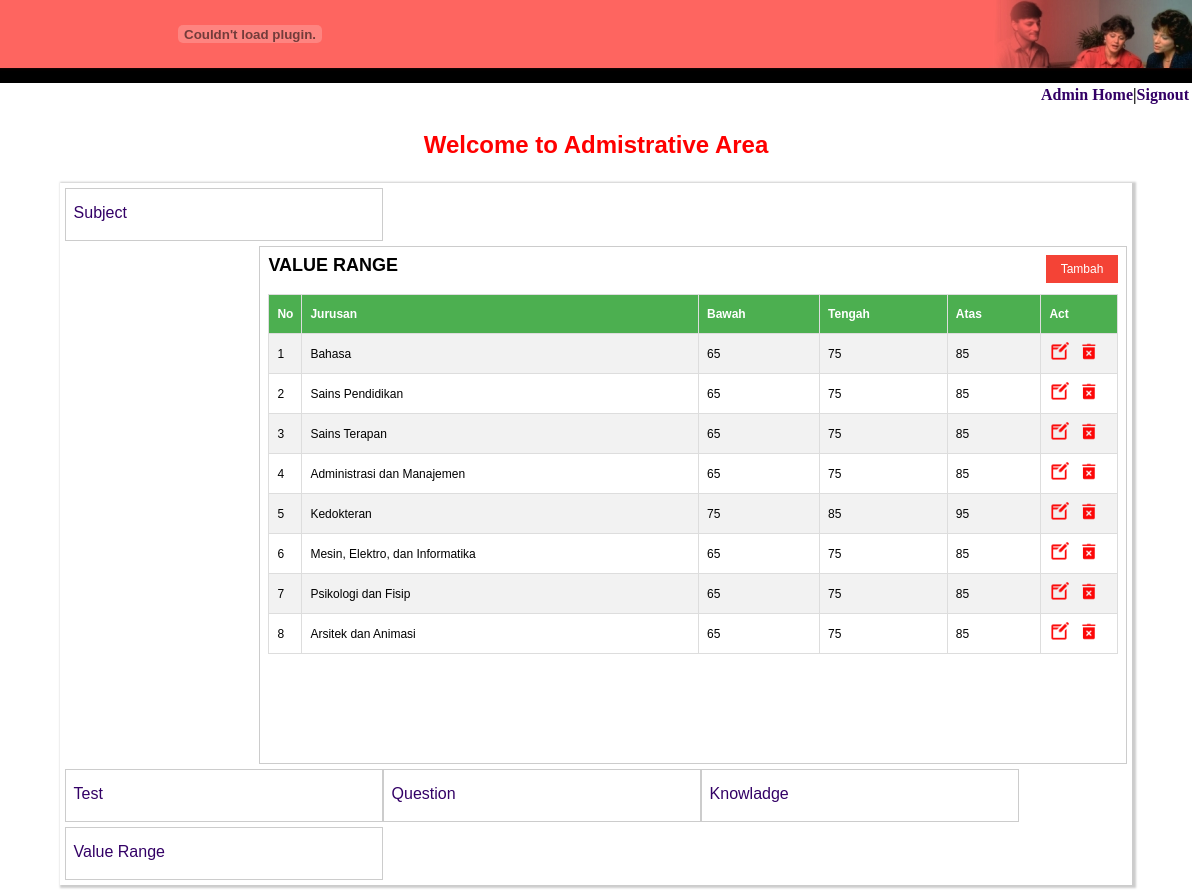
The page /admin/login.php?page=range (signed in) on the database its author committed.
### tables this page shows
CREATE TABLE `mst_valueakred` (
  `id_akre` varchar(11) NOT NULL,
  `id_knowledge` varchar(11) NOT NULL,
  `bawah_akre` int(3) NOT NULL,
  `tengah_akre` int(3) NOT NULL,
  `atas_akre` int(3) NOT NULL
);

CREATE TABLE `mst_knowledge` (
  `id_knowledge` varchar(11) NOT NULL,
  `jurusan_know` varchar(35) NOT NULL,
  `NLsub1_know` varchar(11) NOT NULL,
  `NLsub2_know` varchar(11) NOT NULL,
  `NLsub3_know` varchar(11) NOT NULL
);

### admin/range.php (the view, shortened to what this page needs)
<html>
<head>
</head>
<body>
	<?php
    $page=$_GET[page];
    $sub = $_GET[sub];
 	if($page=="range" && $sub==""){
 	?>
	<span style="font-size:18px; font-weight:bold;">VALUE RANGE </span> <a href="?page=range&sub=tambah"><button class="button1" >Tambah</button></a><br><br>
	<table id="customers">
	  <tr>
	    <th>No</th>
	    <th>Jurusan</th>
	    <th>Bawah</th>
	    <th>Tengah</th>
	    <th>Atas</th>
	    <th>Act</th>
	  </tr>
	  <?php
	   $Qkn= mysql_query("SELECT * FROM mst_valueakred, mst_knowledge WHERE mst_valueakred.id_knowledge=mst_knowledge.id_knowledge")or die(mysql_error());
	   while ($data =mysql_fetch_array($Qkn)) { $no++;?>
		  <tr>
		    <td width="10"><?=$no;?></td>
		    <td><?=$data[jurusan_know];?></td>
		    <td><?=$data[bawah_akre];?></td>
		    <td><?=$data[tengah_akre];?></td>
		    <td><?=$data[atas_akre];?></td>
		    <td width="60">
		  		<a href="?page=range&sub=edit&id=<?php echo $data[id_akre]?>"><img src="../image/edit.png" width="20px" title="edit data"></a> &nbsp;
		  		<a href="javascript:confirmDelete('delete.php?form=range&delid=<?=$data[id_akre]?>')"><img src="../image/del.png" width="20px" title="hapus"></a>
		  	</td>
		  </tr>
	  <?php } $no=1;?>
	</table>
  	<?php }?>
</body>
</html>

### quiz.css (style rules this page uses)
body { margin-left: 0px; margin-top: 0px; }
a:link { color: #330066; text-decoration: none; }

### admin/stl.css (style rules this page uses)
.button1 { float: right; background-color: #f44336; border: none; color: #fff; padding: 7px 15px; text-align: center; text-decoration: none; display: inline-block; font-size: 12px; cursor: pointer; }

### admin/range.php (style rules this page uses)
#customers { font-family: "Trebuchet MS", Arial, Helvetica, sans-serif; font-size: 12px; border-collapse: collapse; width: 100%; }
#customers td, #customers th { border: 1px solid #ddd; padding: 8px; }
#customers tr:nth-child(even) { background-color: #f2f2f2; }
#customers th { padding-top: 12px; padding-bottom: 12px; text-align: left; background-color: #4CAF50; color: white; }

### rows shown on the page
mst_valueakred: id_knowledge.jurusan_know "Bahasa", bawah_akre "65", tengah_akre "75", atas_akre "85"
mst_valueakred: id_knowledge.jurusan_know "Sains Pendidikan", bawah_akre "65", tengah_akre "75", atas_akre "85"
mst_valueakred: id_knowledge.jurusan_know "Sains Terapan", bawah_akre "65", tengah_akre "75", atas_akre "85"
mst_valueakred: id_knowledge.jurusan_know "Administrasi dan Manajemen", bawah_akre "65", tengah_akre "75", atas_akre "85"
mst_valueakred: id_knowledge.jurusan_know "Kedokteran", bawah_akre "75", tengah_akre "85", atas_akre "95"
mst_valueakred: id_knowledge.jurusan_know "Mesin, Elektro, dan Informatika", bawah_akre "65", tengah_akre "75", atas_akre "85"
mst_valueakred: id_knowledge.jurusan_know "Psikologi dan Fisip", bawah_akre "65", tengah_akre "75", atas_akre "85"
mst_valueakred: id_knowledge.jurusan_know "Arsitek dan Animasi", bawah_akre "65", tengah_akre "75", atas_akre "85"
